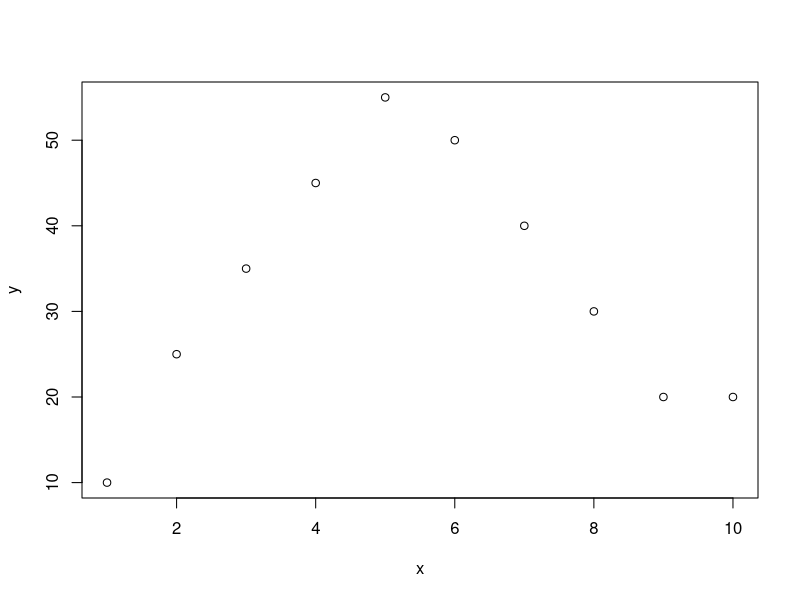

This figure's R source:
x <- c(1 , 2 , 3 , 4 , 5 , 6 , 7 , 8 , 9 , 10) # x axis vector
y <- c(10 , 25 , 35 , 45 , 55 , 50 , 40 , 30 , 20 , 20) # y axis vector

plot(x, y) # creating plot with x and y axis.
